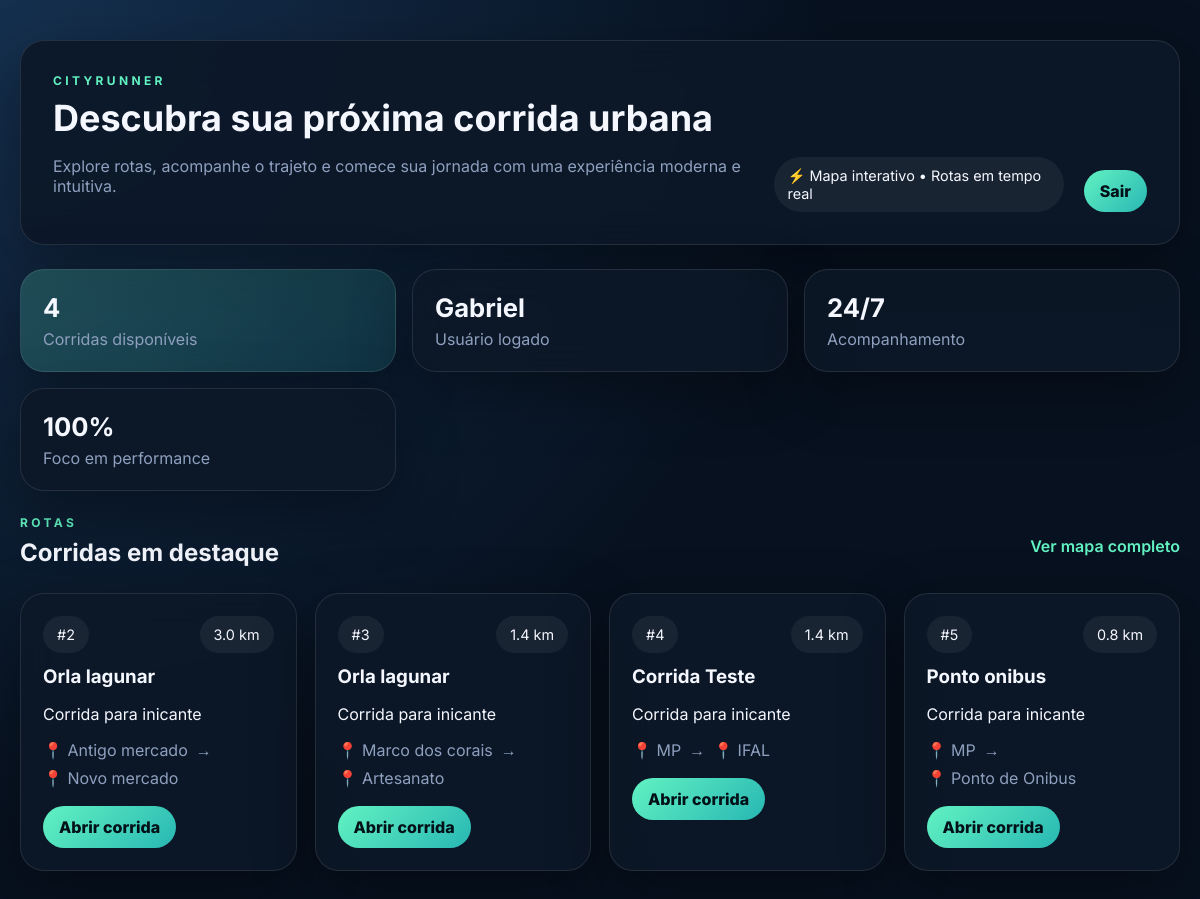
Page /corridas/ (signed in) on the committed database.
### corridas/models.py (models this page shows, shortened)
class Corrida(models.Model):
    nome = models.CharField(max_length=100)
    local_inicio = models.CharField(max_length=100)
    local_fim = models.CharField(max_length=100)
    distancia = models.FloatField()
    descricao = models.TextField()
    origem_latitude = models.FloatField(null=True, blank=True)
    origem_longitude = models.FloatField(null=True, blank=True)
    destino_latitude = models.FloatField(null=True, blank=True)
    destino_longitude = models.FloatField(null=True, blank=True)

### corridas/views.py (the view)
# urls.py: path('', views.corrida_list, name='corrida_list'),
def corrida_list(request):
    if not is_authenticated_request(request):
        next_url = request.get_full_path()
        login_url = reverse("login")
        return redirect(f"{login_url}?{urlencode({'next': next_url})}")
    corridas = Corrida.objects.all().order_by("id")
    return render(request, "corrida_list.html", {"corridas": corridas})

### corridas/views.py (called while the page is built, shortened)
def is_authenticated_request(request):
    if request.session.get("access_token") or request.session.get("usuario_id"):
        token = request.session.get("access_token")
        if token:
            try:
                jwt.decode(token, JWT_SECRET, algorithms=["HS256"])
                return True
            except (jwt.ExpiredSignatureError, jwt.InvalidTokenError):
                return False
        return True

### corridas/templates/corrida_list.html (shortened to what this page needs)
{% load static %}
<!DOCTYPE html>
<html lang="pt-BR">
<head>
    <link rel="stylesheet" href="{% static 'style.css' %}">
</head>
<body>
    <div class="page-shell">
        <header class="hero-card">
            <div>
                <p class="eyebrow">CityRunner</p>
                <h1>Descubra sua próxima corrida urbana</h1>
                <p class="hero-text">Explore rotas, acompanhe o trajeto e comece sua jornada com uma experiência moderna e intuitiva.</p>
            </div>
            <div class="hero-pill">⚡ Mapa interativo • Rotas em tempo real</div>
            <div style="display:flex; gap:10px; flex-wrap:wrap; margin-top: 12px;">
                {% if request.session.usuario_nome %}
                    <a href="{% url 'logout' %}" class="primary-btn">Sair</a>
                {% else %}
                    <a href="{% url 'login' %}" class="primary-btn">Entrar</a>
                    <a href="{% url 'register' %}" class="ghost-link">Criar conta</a>
                {% endif %}
            </div>
        </header>
        <section class="stats-grid">
            <article class="stat-card accent">
                <span class="stat-number">{{ corridas.count }}</span>
                <span class="stat-label">Corridas disponíveis</span>
            </article>
            <article class="stat-card">
                {% if request.session.usuario_nome %}
                    <span class="stat-number">{{ request.session.usuario_nome }}</span>
                    <span class="stat-label">Usuário logado</span>
                {% else %}
                    <span class="stat-number">Visitante</span>
                    <span class="stat-label">Entre para salvar seu pace</span>
                {% endif %}
            </article>
            <article class="stat-card">
                <span class="stat-number">24/7</span>
                <span class="stat-label">Acompanhamento</span>
            </article>
            <article class="stat-card">
                <span class="stat-number">100%</span>
                <span class="stat-label">Foco em performance</span>
            </article>
        </section>
        <section class="list-section">
            <div class="section-title-row">
                <div>
                    <p class="eyebrow">Rotas</p>
                    <h2>Corridas em destaque</h2>
                </div>
                <a href="#" class="ghost-link">Ver mapa completo</a>
            </div>
            <div class="card-grid">
                {% for corrida in corridas %}
                <article class="race-card">
                    <div class="card-top">
                        <span class="card-badge">#{{ corrida.id }}</span>
                        <span class="card-meta">{{ corrida.distancia }} km</span>
                    </div>
                    <h3>{{ corrida.nome }}</h3>
                    <p>{{ corrida.descricao|truncatechars:120 }}</p>
                    <div class="route-row">
                        <span>📍 {{ corrida.local_inicio }}</span>
                        <span>→</span>
                        <span>📍 {{ corrida.local_fim }}</span>
                    </div>
                    <a class="primary-btn" href="{% url 'corrida_detail' corrida.id %}">Abrir corrida</a>
                </article>
                {% empty %}
                <article class="empty-card">
                    <h3>Nenhuma corrida cadastrada ainda</h3>
                    <p>Adicione uma corrida pela API para visualizá-la aqui.</p>
                </article>
                {% endfor %}
            </div>
        </section>
    </div>
</body>
</html>

### corridas/static/style.css (style rules this page uses)
:root { color-scheme: dark; --bg: #07111f; --panel: rgba(13, 24, 39, 0.9); --panel-2: rgba(255, 255, 255, 0.06); --text: #f5f7ff; --muted: #8fa0bf; --accent: #62f2c2; --accent-strong: #28b7b3; --border: rgba(255, 255, 255, 0.1); --shadow: 0 20px 60px rgba(0, 0, 0, 0.35); }
* { box-sizing: border-box; }
body { margin: 0; font-family: 'Inter', sans-serif; background: radial-gradient(circle at top left, #15304f, var(--bg) 55%); color: var(--text); min-height: 100vh; }
.page-shell { max-width: 1200px; margin: 0 auto; padding: 40px 20px 80px; }
.hero-card, .race-card, .map-card, .info-card, .stat-card, .empty-card { background: var(--panel); border: 1px solid var(--border); border-radius: 24px; box-shadow: var(--shadow); backdrop-filter: blur(20px); }
.hero-card { padding: 32px; display: flex; justify-content: space-between; align-items: flex-end; gap: 20px; margin-bottom: 24px; }
.eyebrow { text-transform: uppercase; letter-spacing: 0.28em; font-size: 0.75rem; color: var(--accent); margin: 0 0 8px; font-weight: 700; }
h1, h2, h3, h4 { margin: 0 0 10px; }
h1 { font-size: clamp(1.9rem, 3vw, 2.8rem); }
.hero-text, .muted, .route-info, .comment-item p { color: var(--muted); }
.hero-pill, .card-badge, .pill, .card-meta { display: inline-flex; align-items: center; padding: 10px 14px; border-radius: 999px; background: var(--panel-2); color: var(--text); font-size: 0.9rem; }
.stats-grid { display: grid; grid-template-columns: repeat(3, minmax(0, 1fr)); gap: 16px; margin-bottom: 24px; }
.stat-card { padding: 22px; }
.stat-card.accent { background: linear-gradient(135deg, rgba(98,242,194,0.2), rgba(40,183,179,0.15)); }
.stat-number { display: block; font-size: 1.6rem; font-weight: 700; margin-bottom: 6px; }
.stat-label { color: var(--muted); }
.list-section { margin-top: 10px; }
.section-title-row { display: flex; justify-content: space-between; align-items: center; margin-bottom: 16px; }
.ghost-link, .back-link { color: var(--accent); text-decoration: none; font-weight: 600; }
.card-grid { display: grid; grid-template-columns: repeat(auto-fit, minmax(260px, 1fr)); gap: 18px; }
.race-card, .empty-card { padding: 22px; }
.card-top { display: flex; justify-content: space-between; margin-bottom: 12px; }
.route-row { display: flex; flex-wrap: wrap; gap: 8px; color: var(--muted); margin: 14px 0 18px; }
.primary-btn { border: none; padding: 11px 16px; border-radius: 999px; background: linear-gradient(135deg, var(--accent), var(--accent-strong)); color: #021018; font-weight: 800; cursor: pointer; text-decoration: none; display: inline-flex; align-items: center; justify-content: center; }

### rows in the picture
Corrida: id "2", distancia "3.0", nome "Orla lagunar", descricao "Corrida para inicante", local_inicio "Antigo mercado", local_fim "Novo mercado"
Corrida: id "3", distancia "1.4", nome "Orla lagunar", descricao "Corrida para inicante", local_inicio "Marco dos corais", local_fim "Artesanato"
Corrida: id "4", distancia "1.4", nome "Corrida Teste", descricao "Corrida para inicante", local_inicio "MP", local_fim "IFAL"
Corrida: id "5", distancia "0.8", nome "Ponto onibus", descricao "Corrida para inicante", local_inicio "MP", local_fim "Ponto de Onibus"

### other values in the picture
{{ corridas.count }} "4"
{{ request.session.usuario_nome }} "Gabriel"
